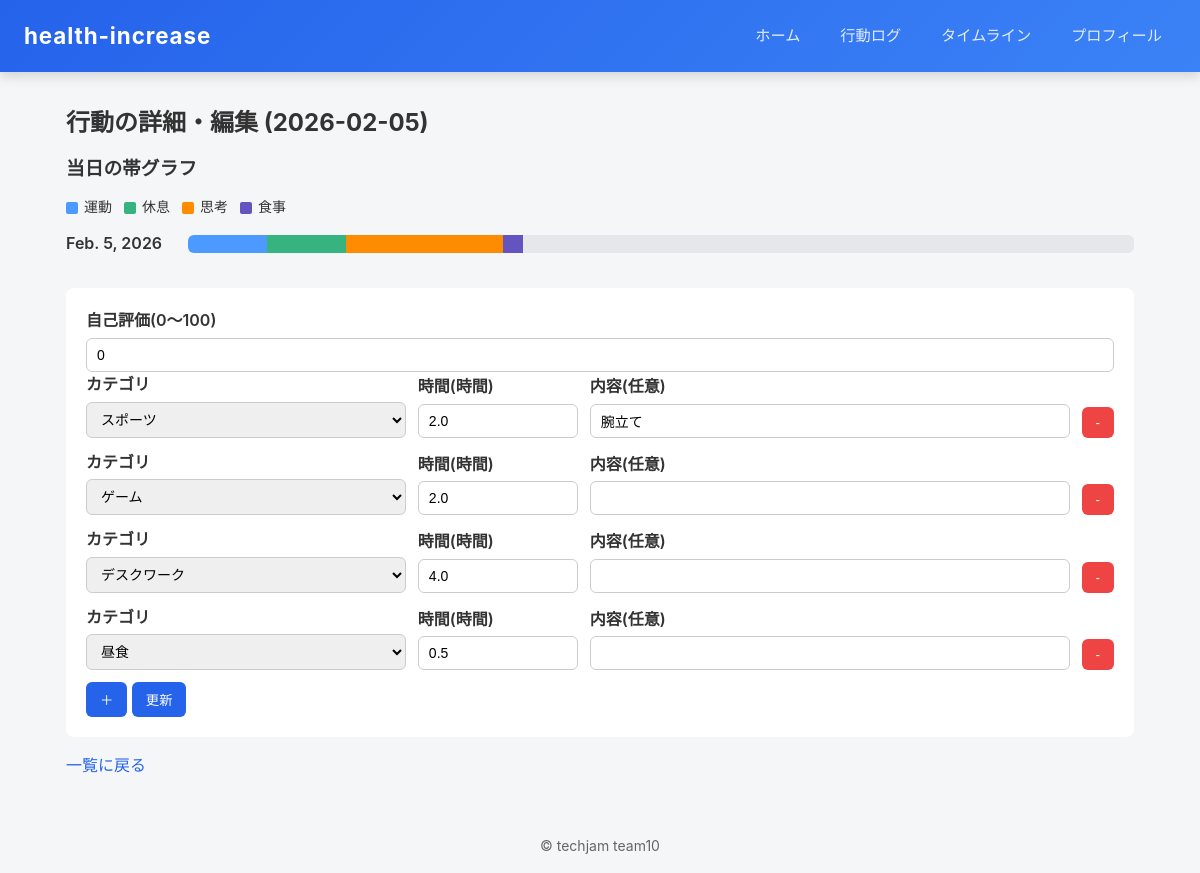
Page /lifestyle/2026-02-05/ (signed in) on the committed database.
### healthapp/models.py (models this page shows, shortened)
class LifeStyle(models.Model):
    id = models.BigAutoField(primary_key=True)
    user = models.ForeignKey(
        User,
        on_delete=models.CASCADE,
        related_name="life_styles"
    )
    date = models.DateField()
    time = models.DecimalField(
        max_digits=5,
        decimal_places=1,
        validators=[MinValueValidator(0)]
    )
    category = models.ForeignKey(
        Category,
        on_delete=models.PROTECT,
        related_name="life_styles"
    )
    content = models.TextField(
        blank=True
    )
    self_evaluation = models.SmallIntegerField(
        default=0,
        validators=[MinValueValidator(0), MaxValueValidator(100)]
    )

### healthapp/views.py (the view, shortened to what this page needs)
# urls.py: path('lifestyle/<str:date>/', views.lifestyle_detail, name='lifestyle_detail'),
@login_required
def lifestyle_detail(request, date):
    date_value = parse_date(date)
    if not date_value:
        return redirect("healthapp:lifestyle")
    category_groups = get_category_groups()
    allowed_category_values = get_allowed_category_values()
    items = list_lifestyles(request.user).filter(date=date_value)
    rows = [
        {
            "category_value": category_to_value(item.category) or "",
            "time": item.time,
            "content": item.content,
        }
        for item in items
    ] or [{"category_value": "", "time": "", "content": ""}]
    self_evaluation_value = items[0].self_evaluation if items else 0
    notice = ""
    chart_data = generate_band_chart_data_for_date(request.user, date_value)
    return render(
        request,
        "healthapp/lifestyle_detail.html",
        {
            "rows": rows,
            "notice": notice,
            "category_groups": category_groups,
            "date_value": date_value,
            "chart_data": chart_data,
            "self_evaluation_value": self_evaluation_value,
        },
    )

### healthapp/services/category.py (called while the page is built)
def get_category_groups() -> List[Dict[str, List[Dict[str, str]]]]:
    return [
        {
            "parent": parent,
            "children": [
                {"title": child, "value": build_category_value(parent, child)}
                for child in children
            ],
        }
        for parent, children in CATEGORY.items()
    ]

def build_category_value(parent_title: str, child_title: str) -> str:
    return f"{parent_title}::{child_title}"

def get_allowed_category_values() -> set:
    return {
        build_category_value(parent, child)
        for parent, children in CATEGORY.items()
        for child in children
    }

def category_to_value(category: Category) -> Optional[str]:
    if category.parent:
        parent_title = category.parent.title
        child_title = category.title
    else:
        parent_title = find_parent_by_child(category.title)
        child_title = category.title
    if not parent_title:
        return None
    if child_title not in CATEGORY.get(parent_title, []):
        return None
    return build_category_value(parent_title, child_title)

### healthapp/services/lifestyle.py (called while the page is built)
def list_lifestyles(user: User) -> QuerySet[LifeStyle]:
    return LifeStyle.objects.filter(user=user).order_by("-date", "-id")

### healthapp/templates/healthapp/lifestyle_detail.html (shortened to what this page needs)
{% extends 'base.html' %}
{% load static %}
{% block content %}
<h2>行動の詳細・編集 ({{ date_value|date:'Y-m-d' }})</h2>
<section>
	<h3>当日の帯グラフ</h3>
	{% if chart_data.group %}
		<div class="band-legend">
			{% for item in chart_data.legend %}
				<span class="legend-item">
					<span class="legend-color" style="background-color: {{ item.color }};"></span>
					{{ item.label }}
				</span>
			{% endfor %}
		</div>
		<div class="band-chart">
			<div class="band-row">
				<div class="band-date">{{ chart_data.group.date }}</div>
				<div class="band-bar">
					{% for segment in chart_data.group.segments %}
						<div
							class="band-segment"
							style="width: {{ segment.percent }}%; background-color: {{ segment.color }};"
							title="{{ segment.label }}: {{ segment.hours }}時間"
						></div>
					{% endfor %}
				</div>
			</div>
		</div>
	{% else %}
		<p>行動ログがありません。</p>
	{% endif %}
</section>
<form method="post" action="{% url 'healthapp:lifestyle_detail' date_value|date:'Y-m-d' %}">
	<div>
		<label for="id_self_evaluation">自己評価(0〜100)</label>
		<input
			type="number"
			name="self_evaluation"
			id="id_self_evaluation"
			min="0"
			max="100"
			value="{{ self_evaluation_value }}"
		>
	</div>
	<div id="action-rows">
		{% for row in rows %}
		<div class="action-row">
			<div>
				<label>カテゴリ</label>
				<select name="category">
					{% for group in category_groups %}
					<optgroup label="{{ group.parent }}">
						{% for child in group.children %}
						<option value="{{ child.value }}" {% if row.category_value == child.value %}selected{% endif %}>
							{{ child.title }}
						</option>
						{% endfor %}
					</optgroup>
					{% endfor %}
				</select>
			</div>
			<div>
				<label>時間(時間)</label>
				<input type="number" name="time" min="0" step="0.1" value="{{ row.time }}">
			</div>
			<div>
				<label>内容(任意)</label>
				<input type="text" name="content" value="{{ row.content }}">
			</div>
			<div>
				<button type="button" class="remove-row">-</button>
			</div>
		</div>
		{% endfor %}
	</div>
	<button type="button" id="add-row">＋</button>
	<button type="submit">更新</button>
</form>
<p><a href="{% url 'healthapp:lifestyle' %}">一覧に戻る</a></p>
{% endblock %}

### healthapp/static/healthapp/css/style.css (style rules this page uses)
* { box-sizing: border-box; }
body { margin: 0; font-family: -apple-system, BlinkMacSystemFont, "Hiragino Kaku Gothic ProN", "Noto Sans JP", sans-serif; background: #f4f6f8; color: #333; line-height: 1.6; }
h1, h2, h3 { margin: 0 0 12px; }
a { color: #2563eb; text-decoration: none; }
section { margin-bottom: 32px; }
form { background: #fff; padding: 20px; border-radius: 8px; }
label { font-weight: 600; display: block; margin-bottom: 4px; }
input, select, textarea { width: 100%; padding: 8px 10px; border: 1px solid #ccc; border-radius: 6px; font-size: 14px; }
button { padding: 8px 14px; border: none; border-radius: 6px; background: #2563eb; color: #fff; cursor: pointer; }
.action-row { display: grid; grid-template-columns: 2fr 1fr 3fr auto; gap: 12px; align-items: end; margin-bottom: 12px; }
.remove-row { background: #ef4444; }
.band-legend { display: flex; flex-wrap: wrap; gap: 12px; margin-bottom: 12px; }
.legend-item { display: inline-flex; align-items: center; gap: 6px; font-size: 14px; }
.legend-color { width: 12px; height: 12px; border-radius: 2px; }
.band-chart { display: flex; flex-direction: column; gap: 8px; }
.band-row { display: flex; align-items: center; gap: 12px; }
.band-date { min-width: 110px; font-weight: 600; }
.band-bar { display: flex; width: 100%; height: 18px; background: #e5e7eb; border-radius: 6px; overflow: hidden; }
.band-segment { height: 100%; }
p { margin: 8px 0; }

### rows in the picture
LifeStyle: time "2.0", content "腕立て"
LifeStyle: time "2.0"
LifeStyle: time "4.0"
LifeStyle: time "0.5"

### other values in the picture
{{ date_value|date:'Y-m-d' }} "2026-02-05"
{{ item.label }} "運動" "休息" "思考" "食事"
{{ chart_data.group.date }} "Feb. 5, 2026"
form field category "スポーツ"
form field category "ゲーム"
form field category "デスクワーク"
form field category "昼食"
